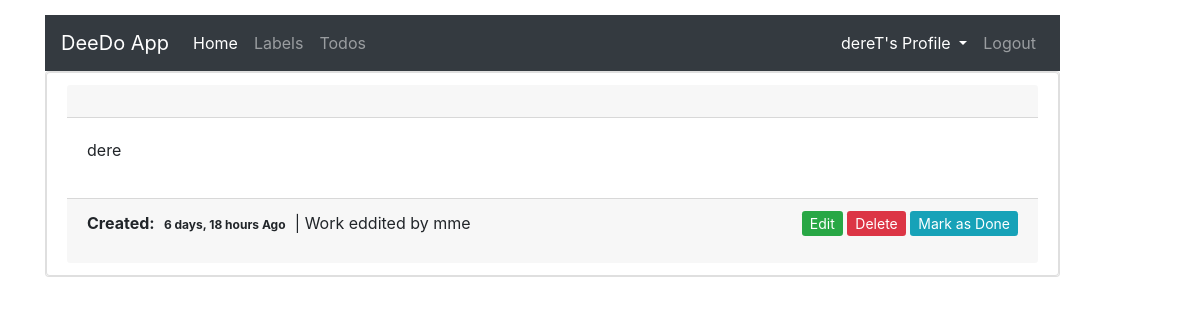
The page /todo/6 (signed in) on the database its author committed.
### todos/models.py (models this page shows, shortened)
class Todo(models.Model):
    title = models.CharField(max_length=100)
    description = models.TextField()
    label = models.ForeignKey(Label, on_delete=models.CASCADE)
    created_on = models.DateTimeField(auto_now_add=True)
    updated_on = models.DateTimeField(auto_now=True)
    status = models.BooleanField(default=False)
    owner = models.ForeignKey(User, on_delete=models.CASCADE, default=1)
    todo_priority = models.ForeignKey(TodoLevel, on_delete=models.CASCADE, default=1)

class Label(models.Model):
    title = models.CharField(max_length=100)
    created_on = models.DateTimeField(auto_now_add=True)
    updated_on = models.DateTimeField(auto_now=True)
    status = models.BooleanField(default=1)
    owner = models.ForeignKey(User, on_delete=models.CASCADE, default=1)
    def __str__(self):
        return self.title

### todos/views.py (the view)
# urls.py: path('todo/<int:pk>', TodoDetail.as_view(), name="todos-detail"),
class TodoDetail(LoginRequiredMixin,DetailView):
    model = Todo
    def get_queryset(self):
        return Todo.objects.filter(owner=self.request.user)

### templates/todos/todo_detail.html (shortened to what this page needs)
{% extends 'base.html' %}
{% block contents %}
  {% if object %}
    <ul class="list-group card">
        <li class="list-group-item">
            <div class="card-header">
            </div>
            <div class="col_md_2_list card-body">
                <p>{{object.description}}</p>
            </div>
            <div class="card-footer">
                <div class="cont_text_date">
                    <p>
                        <span>
                        <b>Created:</b>
                        <span class="badge badge-default">{{object.created_on|timesince}} Ago</span>  |
                        {{object.label}}
                        </span>
                        <span class="float-right">
                            <a href="{% url 'todos-update' object.pk %}" class="btn-success btn-sm">Edit</a>
                            <a href="{% url 'todos-delete' object.pk %}" class="btn-danger btn-sm">Delete</a>
                             {% if object.status %}
                                <a href="{% url 'todos-is-completed' object.pk 0 %}" class="btn-info btn-sm">Mark as not Done</a>
                            {% else %}
                                 <a href="{% url 'todos-is-completed' object.pk 1 %}" class="btn-info btn-sm">Mark as  Done</a>
                            {% endif %}
                        </span>
                    </p>
                </div>
            </div>
        </li>
    </ul>
{% else %}
    <h5>
        No <b>Todolist</b> Added Yet....
        <a href="{% url 'todos-create-label' %}"> Click me to Add </a>
        New Label to get Started
    </h5>
{% endif %}
{% endblock contents %}

### templates/nav.html (shortened to what this page needs)
<nav class="navbar navbar-expand-lg navbar-dark bg-dark">
  <a class="navbar-brand" href="{% url 'todos-list' %}">DeeDo App</a>
  <div class="collapse navbar-collapse" id="navbarSupportedContent">
    {% if user.is_authenticated %}
          <ul class="navbar-nav mr-auto">
              <li class="nav-item active">
                <a class="nav-link" href="{% url 'todos-list' %}">Home <span class="sr-only">(current)</span></a>
              </li>
              <li class="nav-item"><a class="nav-link" href="{% url 'todos-label-list' %}">Labels</a></li>
              <li class="nav-item"><a class="nav-link" href="{% url 'todos-list' %}">Todos</a></li>
          </ul>
    {% else %}
        <ul class="navbar-nav mr-auto">
          <li class="nav-item"><a class="nav-link" href="{% url 'account-login' %}">Login</a></li>
          <li class="nav-item"><a class="nav-link" href="{% url 'account-register' %}">Register</a></li>
        </ul>
    {% endif %}
    {% if user.is_authenticated %}
      <ul class="navbar-nav my-2 my-lg-0">
          <li class="nav-item active dropdown">
            <a class="nav-link dropdown-toggle" href="#" id="navbarDropdown" role="button" data-toggle="dropdown" aria-haspopup="true" aria-expanded="false">
             {{user.username}}'s Profile
            </a>
          </li>
         <li class="nav-item ">
              <a class="nav-link" href="{% url 'account-logout' %}">Logout <span class="sr-only">(current)</span></a>
        </li>
    </ul>
    {% endif %}
  </div>
</nav>

### rows shown on the page
Todo: description "dere", created_on "6 days, 18 hours", label "Work eddited by mme"

### other values the page prints
{{ user.username }} "dereT"
